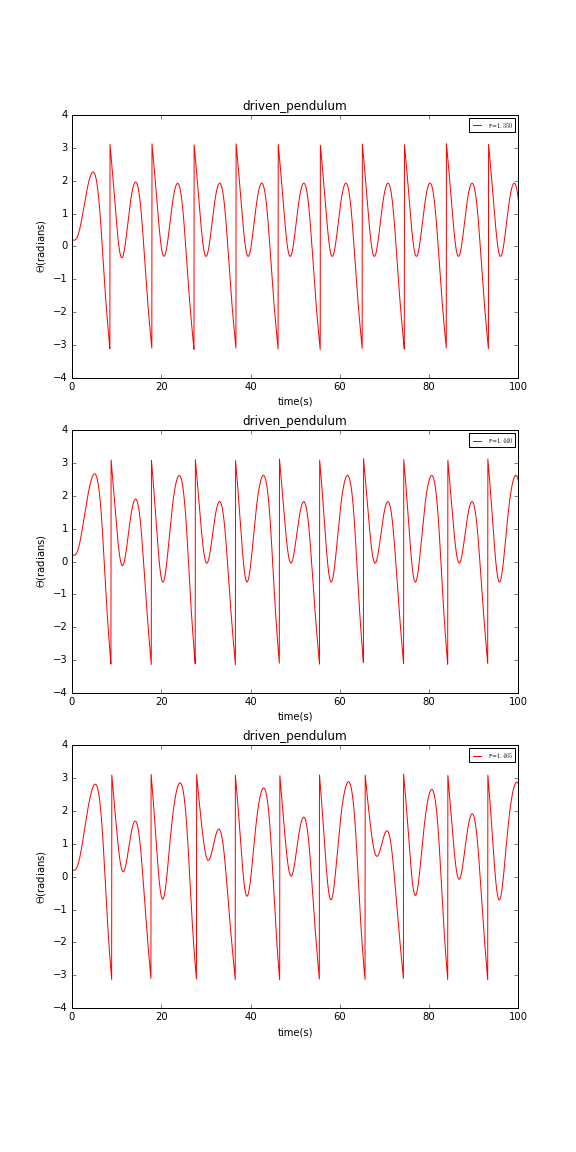

Python code for this plot:
# -*- coding: utf-8 -*-
"""
Created on Tue Jun 07 16:06:16 2016

@author: asus
"""
import numpy as np
import math
import matplotlib.pyplot as plt

g=9.8
l=9.8
class CHAOS():
    def __init__(self,_omg0,_theta0,_dt,_time,_t0,_q,_FD,_Omega):
        self.omg=[_omg0]
        self.theta=[_theta0]
        self.t=[_t0]
        self.time=_time
        self.dt=_dt
        self.n=int(_time/_dt)
        self.q=_q
        self.FD=_FD
        self.Omega=_Omega
    def calculate(self):
        global g,l
        for i in range(self.n):
            self.omg.append(self.omg[-1]-g/l*math.sin(self.theta[-1])*self.dt-self.q*self.omg[-1]*self.dt+self.FD*math.sin(self.Omega*self.t[-1])*self.dt)
            if self.theta[-1]+self.omg[-1]*self.dt>math.pi:
                self.theta.append(self.theta[-1]+self.omg[-1]*self.dt-2*math.pi)
            elif self.theta[-1]+self.omg[-1]*self.dt<-math.pi:
                self.theta.append(self.theta[-1]+self.omg[-1]*self.dt+2*math.pi)
            else: 
                self.theta.append(self.theta[-1]+self.omg[-1]*self.dt)
            self.t.append(self.t[-1]+self.dt)
        return
    def plot(self,color,label):
        plt.plot(self.t,self.theta,color,label="F=$%.3f$"%(self.FD))
 
fig=plt.figure(figsize=(8,16))
a1=plt.subplot(311)
A=CHAOS(0,0.2,0.04,100,0,0.5,1.35,2./3.)
A.calculate()
A.plot('r-',label="F=$1.2$")
plt.xlim(0,100)
plt.xlabel("time(s)")
plt.ylabel("$\Theta$(radians)")
plt.title("driven_pendulum")
plt.legend(fontsize=6,loc='best')

a2=plt.subplot(312)
B=CHAOS(0,0.2,0.04,100,0,0.5,1.44,2./3.)
B.calculate()
B.plot('r-',label="F=$1.2$")
plt.xlim(0,100)
plt.xlabel("time(s)")
plt.ylabel("$\Theta$(radians)")
plt.title("driven_pendulum")
plt.legend(fontsize=6,loc='best')

a3=plt.subplot(313)
C=CHAOS(0,0.2,0.04,100,0,0.5,1.465,2./3.)
C.calculate()
C.plot('r-',label="F=$1.2$")
plt.xlim(0,100)
plt.xlabel("time(s)")
plt.ylabel("$\Theta$(radians)")
plt.title("driven_pendulum")
plt.legend(fontsize=6,loc='best')

plt.savefig("chaos5.png")
plt.show()